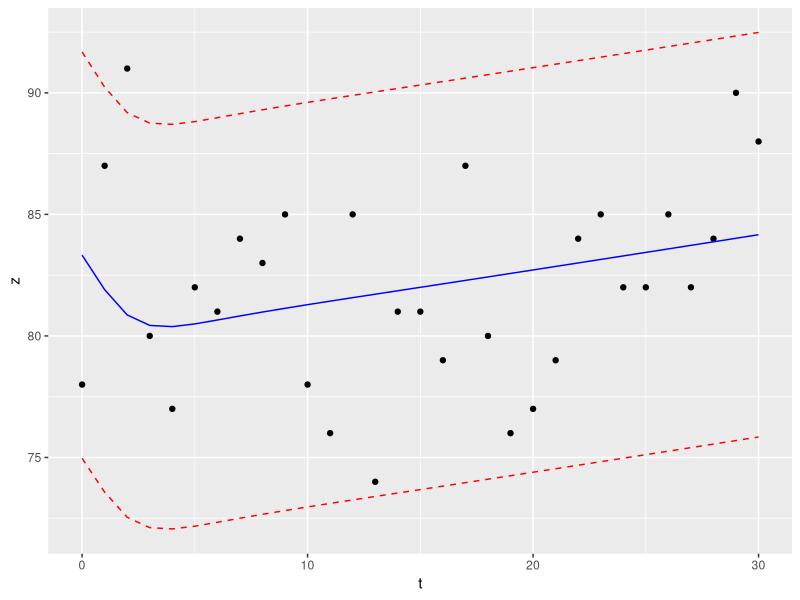
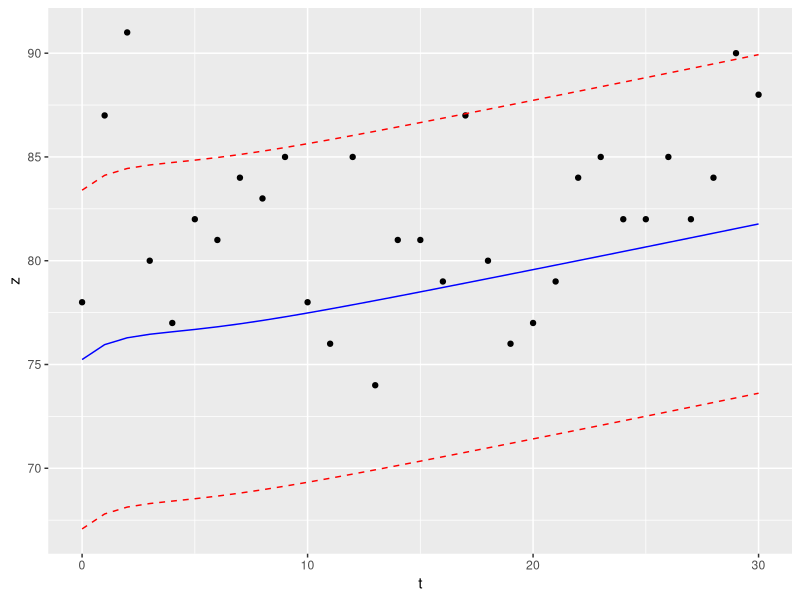
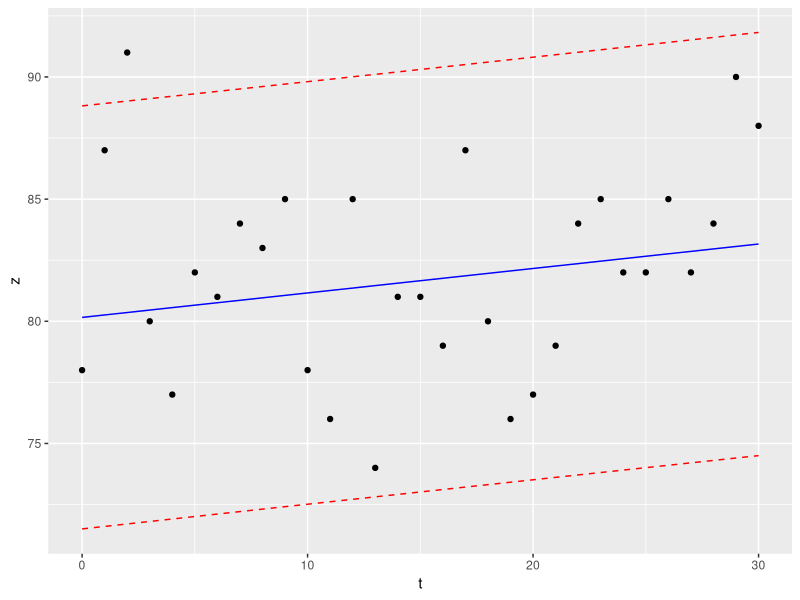
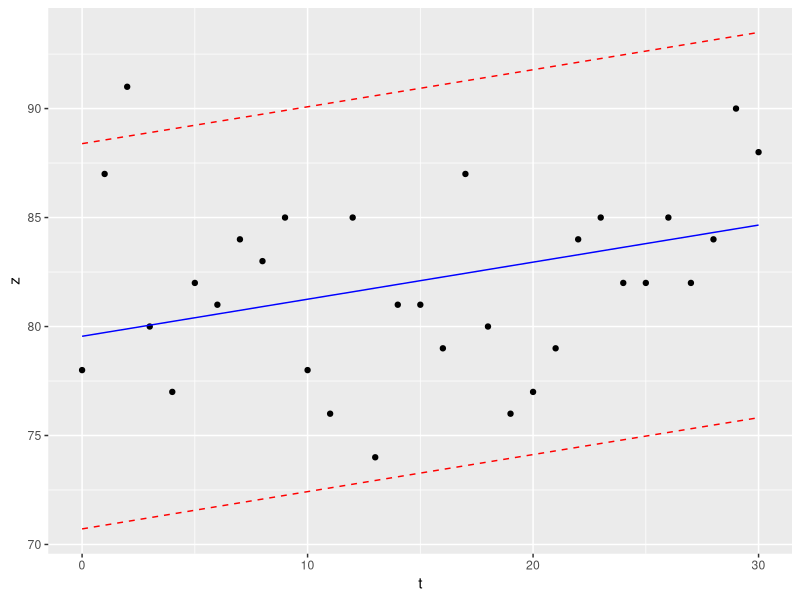

The R script that drew these images, in order:
library("dplyr")
library("ggplot2")

# Compute the dynamic mode decomposition of a snapshot matrix Z and
# keep, at most, rank modes.
compute_dmd <- function(Z, rank, delta.t=1.0){
  
  # Simplify things by separating snapshots into + and -
  num_time <- dim(Z)[2]
  Z.plus <- Z[,2:num_time]
  Z.minus <- Z[,1:(num_time-1)]
  
  # Perform the SVD and extract the desired columns/values
  USV <- svd(Z.minus)
  U.r <- USV$u[,1:rank]
  V.r <- USV$v[,1:rank]
  S.r <- USV$d[1:rank]
  
  # Compute the low-rank operator and its spectrum
  A.tilde <- Conj(t(U.r)) %*% Z.plus %*% V.r %*% diag(1.0/S.r)
  WL <- eigen(A.tilde)
  W <- WL$vectors
  Lambda <- WL$values
  
  # Compute the DMD modes and frequencies assuming a fixed time step 
  # in the appropriate units.
  Phi <- Z.plus %*% V.r %*% diag(1.0/S.r) %*% W
  delta.t <- 1.0
  omega <- log(Lambda)/delta.t
  
  # Keep only one of a conjugate pairs by looking for nonnegative
  # imaginary ccomponents of eigenvalues
  keep <- which(Im(omega)>=0)
  omega <- omega[keep]
  Phi <- Phi[,keep]
  dmd <- list(Phi=Phi, omega=omega, rank=dim(omega))
  return(dmd)
}

# Generate the basis vectors for arbitrary times given the DMD
# modes and frequencies.
generate_design_matrix <- function(Phi, omega, times){
  X <- matrix(0.0,  dim(Phi)[1]*length(times), dim(Phi)[2])
  for (r in 1:dim(Phi)[2]){
    temporal <- exp(omega[r]*times)
    spatial <- Phi[,r]
    X[, r] <- Re(kronecker(spatial, temporal))
    X[, r] <- X[, r] / sqrt(sum(X[, r]^2))
  }
  return(X)
}

####################
# Do some analysis #
####################

# Load the data.
df <- read.csv(file="NOAA_df.csv", header=TRUE)

# Construct the snapshot matrix Z.
# Rows are locations and columns are times.
num_locs <- length(unique(df$id))
num_time <- length(df$id)/num_locs
Z <- t(matrix(as.numeric(df$z), num_time, num_locs, byrow = FALSE))

# First several days to use for fitting and basis generation for 
# testing forecasting
t.part <- 28

# Do the DMD with all of the snapshots and assume a delta t of 1 day.
# Note, time is assumed to start at 0 in this simple implementation.
dmd_full <- compute_dmd(Z, rank=5, delta.t=1.0)

# Do the DMD part of the snapshots and assume a delta t of 1 day.
# Note, time is assumed to start at 0 in this simple implementation.
dmd_part <- compute_dmd(Z[, 1:t.part], rank=5, delta.t=1.0)

# Add translated time to data frame
df <- mutate(df, t=df$julian-min(df$julian))

# Helper function to produce a dataframe for the DMD model
make_dmd_df <- function(df, dmd){
  times <- sort(unique(df$t))
  # Generate the design matrix and add to dataframe
  X <- generate_design_matrix(dmd$Phi, dmd$omega, times)
  df_dmd <- mutate(df, a=X[,1], b=X[,2], c=X[,3])
  return(df_dmd)
}

# Make DMD model based on all data set and fit against all data
model_dmd_full <- lm(z~a+b+c-1, data=make_dmd_df(df, dmd_full))
# Make DMD model based on first 21 days and fit against those same days
model_dmd_part <- lm(z~a+b+c-1, data=make_dmd_df(filter(df, t<=t.part), dmd_part))
# Make second-order polynomial model based on all data
model_poly_full <- lm(z~(t+lat+lon)^2, data=filter(df, t<=t.part))
# Make second-order polynomial model based on half data and fit
model_poly_part <- lm(z~(t+lat+lon)^2, data=df)

# Predictions for all of July at spatial point
p_dmd_full <- cbind(df, predict(model_dmd_full, newdata=make_dmd_df(df, dmd_full), interval="prediction"))
p_dmd_part <- cbind(df, predict(model_dmd_part, newdata=make_dmd_df(df, dmd_part), interval="prediction"))
p_poly_full <- cbind(df, predict(model_poly_full, newdata=df, interval="prediction"))
p_poly_part <- cbind(df, predict(model_poly_part, newdata=df, interval="prediction"))

library("ggplot2")

make_prediction_plot <- function(pred, location){

  myid <- unique(pred$id)[location]
  plot_df <- filter(pred, id==myid)
  p <- ggplot(plot_df, aes(t, z)) +
       geom_point() +
       geom_line(aes(y = fit), color="blue") +
       geom_line(aes(y = upr), color = "red", linetype = "dashed") +
       geom_line(aes(y = lwr), color = "red", linetype = "dashed") 

  return(p)
}

location <- 99
plot_dmd_full <-make_prediction_plot(p_dmd_full, location)
plot_dmd_part <-make_prediction_plot(p_dmd_part, location)
plot_poly_full <-make_prediction_plot(p_poly_full, location)
plot_poly_part <-make_prediction_plot(p_poly_part, location)

ggsave('plot_dmd_full.pdf', plot_dmd_full)
ggsave('plot_dmd_part.pdf', plot_dmd_part)
ggsave('plot_poly_full.pdf', plot_poly_full)
ggsave('plot_poly_part.pdf', plot_poly_part)




